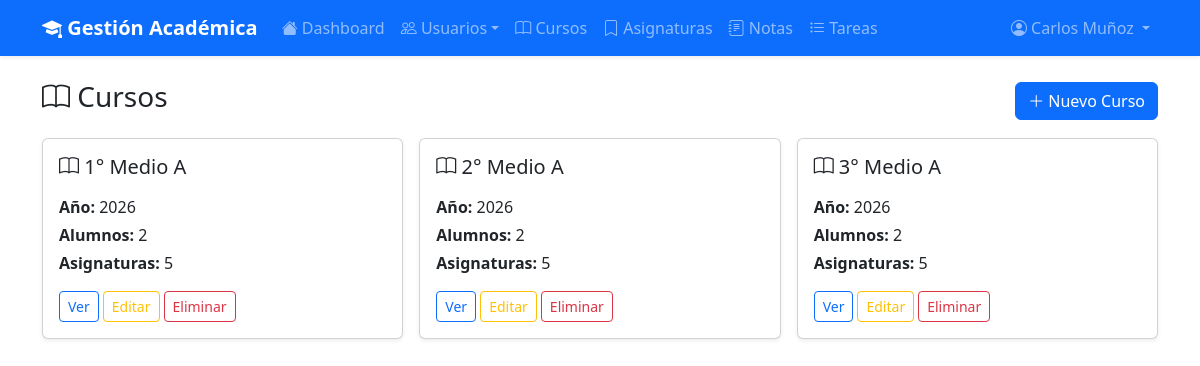
The page /academics/courses/ (signed in) on the database its author committed.
### academics/models.py (models this page shows, shortened)
class Course(models.Model):
    nombre = models.CharField("Nombre del curso", max_length=100)
    descripcion = models.TextField("Descripción", blank=True)
    año = models.IntegerField("Año académico")
    alumnos = models.ManyToManyField(
        "accounts.Student",
        related_name="courses",
        through="academics.Enrollment",
        blank=True,
    )
    class Meta:
        verbose_name = "Curso"
        verbose_name_plural = "Cursos"
        ordering = ["-año", "nombre"]

### academics/views.py (the view)
# urls.py: path("courses/", views.CourseListView.as_view(), name="course_list"),
@method_decorator(admin_or_teacher_required, name="dispatch")
class CourseListView(LoginRequiredMixin, ListView):
    model = Course
    template_name = "academics/course_list.html"
    context_object_name = "courses"

### accounts/context_processors.py (called while the page is built)
def user_role(request):
    if not request.user.is_authenticated:
        return {"role": None}
    if hasattr(request.user, "student"):
        return {"role": "student"}
    if hasattr(request.user, "teacher"):
        return {"role": "teacher"}
    if hasattr(request.user, "adminprofile") or request.user.is_superuser:
        return {"role": "admin"}
    return {"role": None}

### academics/templates/academics/course_list.html (shortened to what this page needs)
{% extends "base.html" %}
{% block content %}
<div class="d-flex justify-content-between align-items-center mb-3">
    <h3><i class="bi bi-book"></i> Cursos</h3>
    {% if role == 'admin' %}
    <a href="{% url 'academics:course_create' %}" class="btn btn-primary"><i class="bi bi-plus-lg"></i> Nuevo Curso</a>
    {% endif %}
</div>
<div class="row g-3">
    {% for c in courses %}
    <div class="col-md-4">
        <div class="card shadow-sm h-100">
            <div class="card-body">
                <h5 class="card-title"><i class="bi bi-book"></i> {{ c.nombre }}</h5>
                <p class="mb-1"><strong>Año:</strong> {{ c.año }}</p>
                <p class="mb-1"><strong>Alumnos:</strong> {{ c.alumnos.count }}</p>
                <p><strong>Asignaturas:</strong> {{ c.subjects.count }}</p>
                <div class="d-flex gap-1">
                    <a href="{% url 'academics:course_detail' c.pk %}" class="btn btn-sm btn-outline-primary">Ver</a>
                    {% if role == 'admin' %}
                    <a href="{% url 'academics:course_edit' c.pk %}" class="btn btn-sm btn-outline-warning">Editar</a>
                    <a href="{% url 'academics:course_delete' c.pk %}" class="btn btn-sm btn-outline-danger">Eliminar</a>
                    {% endif %}
                </div>
            </div>
        </div>
    </div>
    {% empty %}
    <div class="col"><p class="text-muted">No hay cursos registrados</p></div>
    {% endfor %}
</div>
{% endblock %}

### templates/base.html (shortened to what this page needs)
<!DOCTYPE html>
<html lang="es">
<head>
    <link href="https://cdn.jsdelivr.net/npm/bootstrap@5.3.3/dist/css/bootstrap.min.css" rel="stylesheet">
    <link rel="stylesheet" href="https://cdn.jsdelivr.net/npm/bootstrap-icons@1.11.3/font/bootstrap-icons.min.css">
</head>
<body>
    {% if user.is_authenticated %}
    <nav class="navbar navbar-expand-lg navbar-dark bg-primary shadow-sm">
        <div class="container">
            <a class="navbar-brand fw-bold" href="{% url 'dashboard' %}">
                <i class="bi bi-mortarboard-fill"></i> Gestión Académica
            </a>
            <div class="collapse navbar-collapse" id="navbarNav">
                <ul class="navbar-nav me-auto">
                    <li class="nav-item"><a class="nav-link" href="{% url 'dashboard' %}"><i class="bi bi-house-fill"></i> Dashboard</a></li>
                    {% if role == 'student' %}
                        <li class="nav-item"><a class="nav-link" href="{% url 'academics:grade_list' %}"><i class="bi bi-journal-text"></i> Mis Notas</a></li>
                        <li class="nav-item"><a class="nav-link" href="{% url 'tasks_app:task_list' %}"><i class="bi bi-list-task"></i> Tareas</a></li>
                        <li class="nav-item"><a class="nav-link" href="{% url 'academics:attendance_list' %}"><i class="bi bi-calendar-check"></i> Asistencia</a></li>
                    {% elif role == 'admin' %}
                        <li class="nav-item dropdown">
                            <a class="nav-link dropdown-toggle" href="#" data-bs-toggle="dropdown"><i class="bi bi-people"></i> Usuarios</a>
                        </li>
                        <li class="nav-item"><a class="nav-link" href="{% url 'academics:course_list' %}"><i class="bi bi-book"></i> Cursos</a></li>
                        <li class="nav-item"><a class="nav-link" href="{% url 'academics:subject_list' %}"><i class="bi bi-bookmark"></i> Asignaturas</a></li>
                        <li class="nav-item"><a class="nav-link" href="{% url 'academics:grade_list' %}"><i class="bi bi-journal-text"></i> Notas</a></li>
                        <li class="nav-item"><a class="nav-link" href="{% url 'tasks_app:task_list' %}"><i class="bi bi-list-task"></i> Tareas</a></li>
                    {% endif %}
                </ul>
                <ul class="navbar-nav">
                    <li class="nav-item dropdown">
                        <a class="nav-link dropdown-toggle" href="#" data-bs-toggle="dropdown">
                            <i class="bi bi-person-circle"></i> {{ user.get_full_name|default:user.username }}
                        </a>
                    </li>
                </ul>
            </div>
        </div>
    </nav>
    {% endif %}
    <div class="container mt-4">
        {% block content %}{% endblock %}
    </div>
</body>
</html>

### rows shown on the page
Course: nombre "1° Medio A", año "2026", alumnos.count "2", subjects.count "5"
Course: nombre "2° Medio A", año "2026", alumnos.count "2", subjects.count "5"
Course: nombre "3° Medio A", año "2026", alumnos.count "2", subjects.count "5"

### other values the page prints
{{ user.get_full_name|default:user.username }} "Carlos Muñoz"
